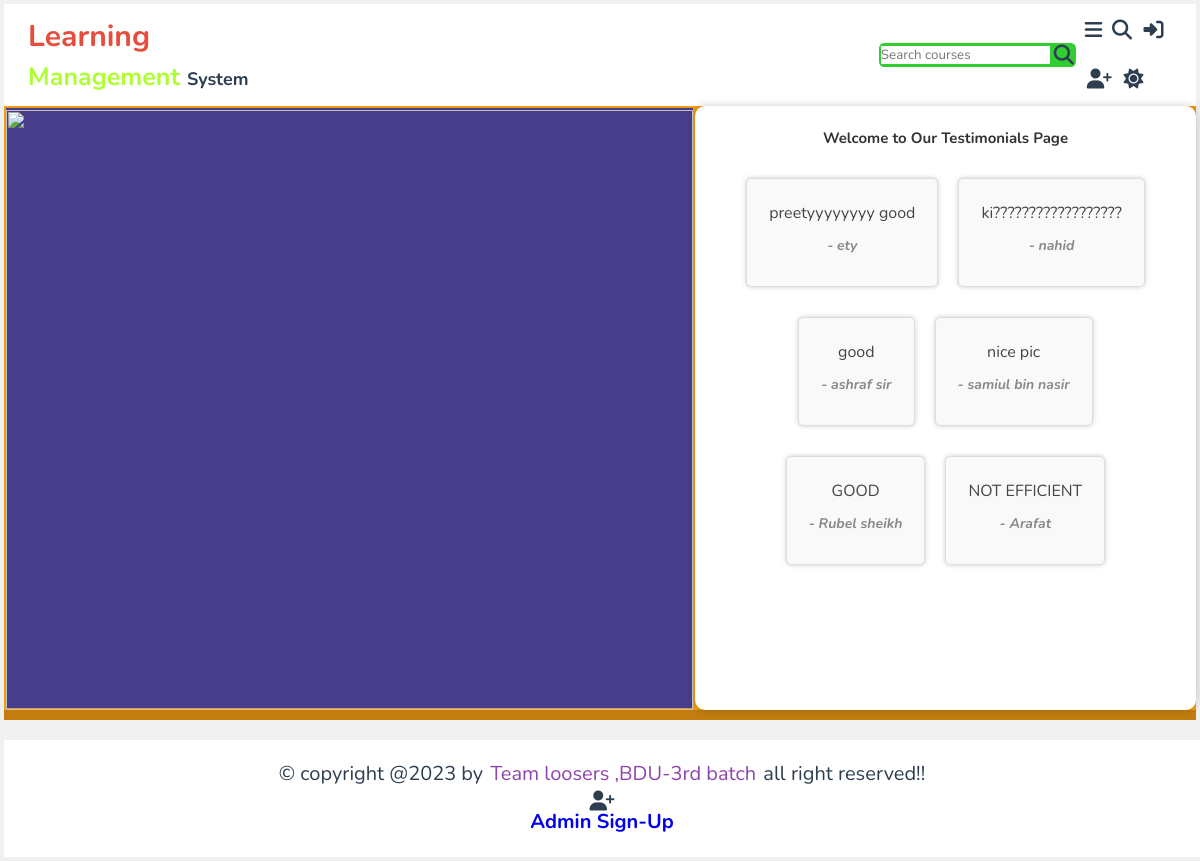
The app's page /home.php with its own data.
### tables this page shows
CREATE TABLE `testimonials` (
  `id` int(11) NOT NULL,
  `content` text DEFAULT NULL,
  `author` text DEFAULT NULL
);

### php/get_testimonials.php (the view, shortened to what this page needs)
<?php
$conn = new mysqli('localhost', 'root', '', 'lms');
$sql = "SELECT * FROM testimonials";
$result = $conn->query($sql);
if ($result->num_rows > 0) {
    while ($row = $result->fetch_assoc()) {
        echo '<div class="testimonial">';
        echo '<p>' . $row['content'] . '</p>';
        echo '<p class="author">- ' . $row['author'] . '</p>';
        echo '</div>';
    }
} else {
    echo '<p>No testimonials available at the moment.</p>';
}
?>

### css/style.css (style rules this page uses)
:root { --main-color: #8e44ad; --red: #e74c3C; --orange: #f39c12; --white: #fff; --black: #2c3e50; --light-color: #888; --light-bg: #eee; --border: 1rem solid rgba(0, 0, 0, .2); }
* { font-family: 'Nunito', sans-serif; margin: 2px; padding: 0px; box-sizing: border-box; outline: none; border: none; text-decoration: none; }
html { font-size: 62.5%; overflow-x: hidden; }
body { background-color: #888; }
.testimonial { background-color: #fff; border: 1px solid #ddd; border-radius: 5px; padding: 20px; margin: 10px; max-width: 300px; text-align: center; box-shadow: 0px 0px 10px rgba(0, 0, 0, 0.1); }
.testimonial p { font-size: 16px; color: #444; margin-bottom: 10px; }
.testimonial .author { font-weight: bold; font-size: 14px; color: #888; }
body { font-family: Arial, sans-serif; background-color: #f0f0f0; margin: 0; padding: 0; }
.testimonial { background-color: #f9f9f9; padding: 20px; margin-bottom: 20px; border-radius: 5px; box-shadow: 0 0 5px rgba(0, 0, 0, 0.2); }
.author { font-style: italic; margin-top: 10px; }
p { font-size: 18px; line-height: 1.5; }

### records on screen
testimonials: content "preetyyyyyyyy good", author "ety"
testimonials: content "ki??????????????????", author "nahid"
testimonials: content "good", author "ashraf sir"
testimonials: content "nice pic", author "samiul bin nasir"
testimonials: content "GOOD", author "Rubel sheikh"
testimonials: content "NOT EFFICIENT", author "Arafat"
